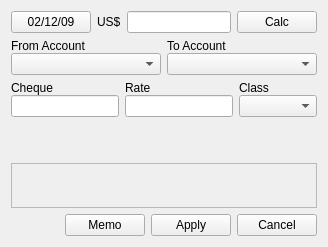
<?xml version="1.0" encoding="UTF-8"?>
<ui version="4.0">
 <class>CTransfer</class>
 <widget class="QWidget" name="CTransfer">
  <property name="geometry">
   <rect>
    <x>0</x>
    <y>0</y>
    <width>328</width>
    <height>247</height>
   </rect>
  </property>
  <property name="windowTitle">
   <string>Form</string>
  </property>
  <layout class="QVBoxLayout" name="verticalLayout_2">
   <item>
    <widget class="QWidget" name="pWidgetControls" native="true">
     <layout class="QVBoxLayout" name="verticalLayout">
      <property name="margin">
       <number>0</number>
      </property>
      <item>
       <layout class="QHBoxLayout" name="horizontalLayout_3">
        <item>
         <widget class="QPushButton" name="pPBDate">
          <property name="text">
           <string>02/12/09</string>
          </property>
         </widget>
        </item>
        <item>
         <widget class="QLabel" name="pLCurrency">
          <property name="text">
           <string>US$</string>
          </property>
         </widget>
        </item>
        <item>
         <layout class="QHBoxLayout" name="horizontalLayout">
          <property name="spacing">
           <number>0</number>
          </property>
          <item>
           <widget class="CSignSymbol" name="pSignSymbol" native="true">
            <property name="sizePolicy">
             <sizepolicy hsizetype="Fixed" vsizetype="Fixed">
              <horstretch>0</horstretch>
              <verstretch>0</verstretch>
             </sizepolicy>
            </property>
           </widget>
          </item>
          <item>
           <widget class="QLineEdit" name="pLEAmount"/>
          </item>
         </layout>
        </item>
        <item>
         <widget class="QPushButton" name="pPBCalc">
          <property name="text">
           <string>Calc</string>
          </property>
         </widget>
        </item>
       </layout>
      </item>
      <item>
       <layout class="QGridLayout" name="gridLayout">
        <property name="verticalSpacing">
         <number>0</number>
        </property>
        <item row="0" column="0">
         <widget class="QLabel" name="label">
          <property name="text">
           <string>From Account</string>
          </property>
         </widget>
        </item>
        <item row="0" column="1">
         <widget class="QLabel" name="label_2">
          <property name="text">
           <string>To Account</string>
          </property>
         </widget>
        </item>
        <item row="1" column="0">
         <widget class="QComboBox" name="pCBAccount1">
          <property name="sizePolicy">
           <sizepolicy hsizetype="Expanding" vsizetype="Fixed">
            <horstretch>0</horstretch>
            <verstretch>0</verstretch>
           </sizepolicy>
          </property>
         </widget>
        </item>
        <item row="1" column="1">
         <widget class="QComboBox" name="pCBAccount2">
          <property name="sizePolicy">
           <sizepolicy hsizetype="Expanding" vsizetype="Fixed">
            <horstretch>0</horstretch>
            <verstretch>0</verstretch>
           </sizepolicy>
          </property>
         </widget>
        </item>
       </layout>
      </item>
      <item>
       <layout class="QGridLayout" name="gridLayout_2">
        <property name="verticalSpacing">
         <number>0</number>
        </property>
        <item row="0" column="0">
         <widget class="QLabel" name="label_3">
          <property name="text">
           <string>Cheque</string>
          </property>
         </widget>
        </item>
        <item row="0" column="1">
         <widget class="QLabel" name="label_4">
          <property name="text">
           <string>Rate</string>
          </property>
         </widget>
        </item>
        <item row="0" column="2">
         <widget class="QLabel" name="label_5">
          <property name="text">
           <string>Class</string>
          </property>
         </widget>
        </item>
        <item row="1" column="0">
         <widget class="QLineEdit" name="pLECheque"/>
        </item>
        <item row="1" column="1">
         <widget class="QLineEdit" name="pLERate"/>
        </item>
        <item row="1" column="2">
         <widget class="QComboBox" name="pCBClass">
          <property name="sizePolicy">
           <sizepolicy hsizetype="Expanding" vsizetype="Fixed">
            <horstretch>0</horstretch>
            <verstretch>0</verstretch>
           </sizepolicy>
          </property>
         </widget>
        </item>
       </layout>
      </item>
      <item>
       <spacer name="verticalSpacer">
        <property name="orientation">
         <enum>Qt::Vertical</enum>
        </property>
        <property name="sizeHint" stdset="0">
         <size>
          <width>20</width>
          <height>40</height>
         </size>
        </property>
       </spacer>
      </item>
     </layout>
    </widget>
   </item>
   <item>
    <widget class="CRichTextEditor" name="pRichTextEditor">
     <property name="sizePolicy">
      <sizepolicy hsizetype="Expanding" vsizetype="Expanding">
       <horstretch>0</horstretch>
       <verstretch>0</verstretch>
      </sizepolicy>
     </property>
     <property name="frameShape">
      <enum>QFrame::StyledPanel</enum>
     </property>
     <property name="frameShadow">
      <enum>QFrame::Raised</enum>
     </property>
    </widget>
   </item>
   <item>
    <layout class="QHBoxLayout" name="horizontalLayout_2">
     <item>
      <spacer name="horizontalSpacer">
       <property name="orientation">
        <enum>Qt::Horizontal</enum>
       </property>
       <property name="sizeHint" stdset="0">
        <size>
         <width>40</width>
         <height>20</height>
        </size>
       </property>
      </spacer>
     </item>
     <item>
      <widget class="QPushButton" name="pPBMemo">
       <property name="text">
        <string>Memo</string>
       </property>
       <property name="checkable">
        <bool>true</bool>
       </property>
      </widget>
     </item>
     <item>
      <widget class="QPushButton" name="pPBApply">
       <property name="text">
        <string>Apply</string>
       </property>
      </widget>
     </item>
     <item>
      <widget class="QPushButton" name="pPBCancel">
       <property name="text">
        <string>Cancel</string>
       </property>
      </widget>
     </item>
    </layout>
   </item>
  </layout>
 </widget>
 <customwidgets>
  <customwidget>
   <class>CRichTextEditor</class>
   <extends>QFrame</extends>
   <header>richtexteditor.h</header>
   <container>1</container>
  </customwidget>
  <customwidget>
   <class>CSignSymbol</class>
   <extends>QWidget</extends>
   <header>signsymbol.h</header>
   <container>1</container>
  </customwidget>
 </customwidgets>
 <tabstops>
  <tabstop>pPBDate</tabstop>
  <tabstop>pLEAmount</tabstop>
  <tabstop>pPBCalc</tabstop>
  <tabstop>pCBAccount1</tabstop>
  <tabstop>pCBAccount2</tabstop>
  <tabstop>pLECheque</tabstop>
  <tabstop>pLERate</tabstop>
  <tabstop>pCBClass</tabstop>
  <tabstop>pPBCancel</tabstop>
  <tabstop>pPBApply</tabstop>
  <tabstop>pPBMemo</tabstop>
 </tabstops>
 <resources/>
 <connections/>
</ui>
